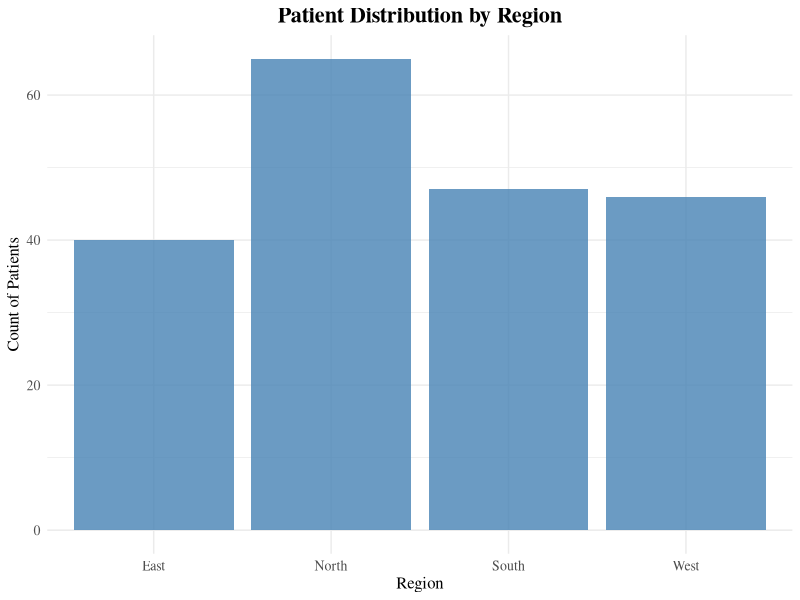
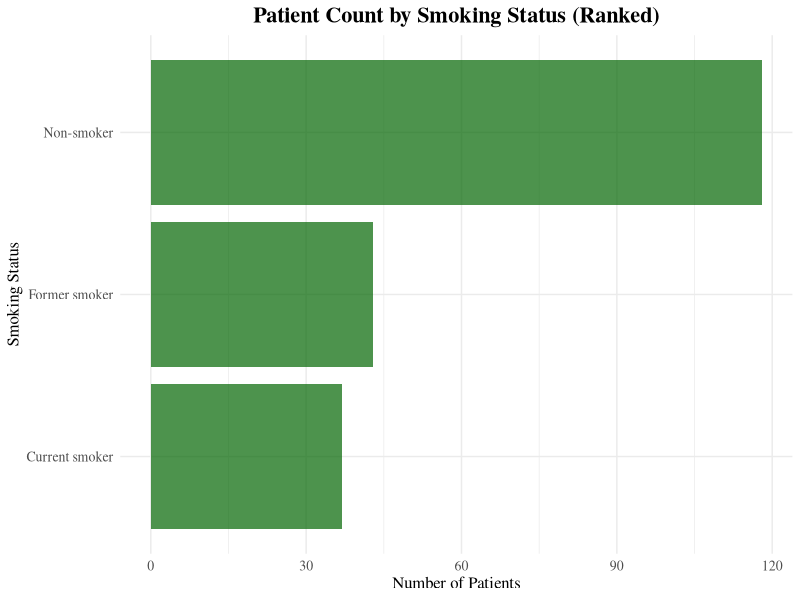
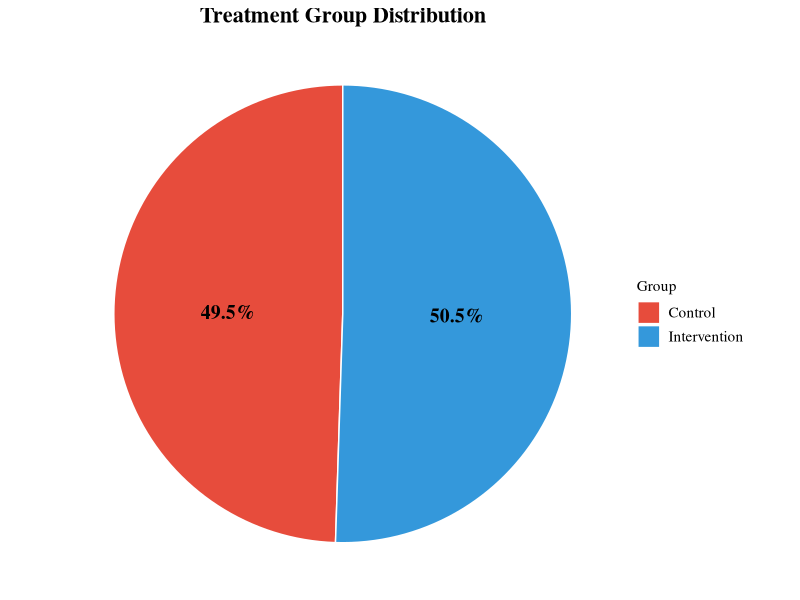
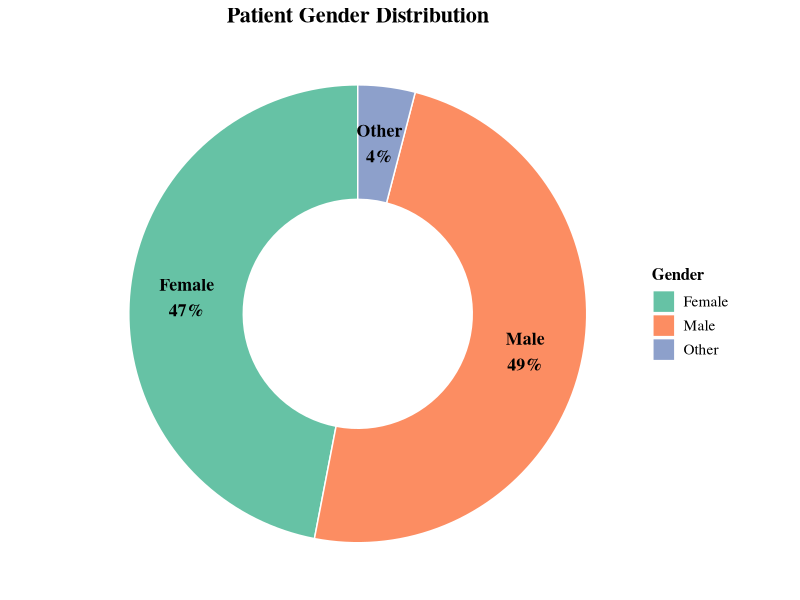
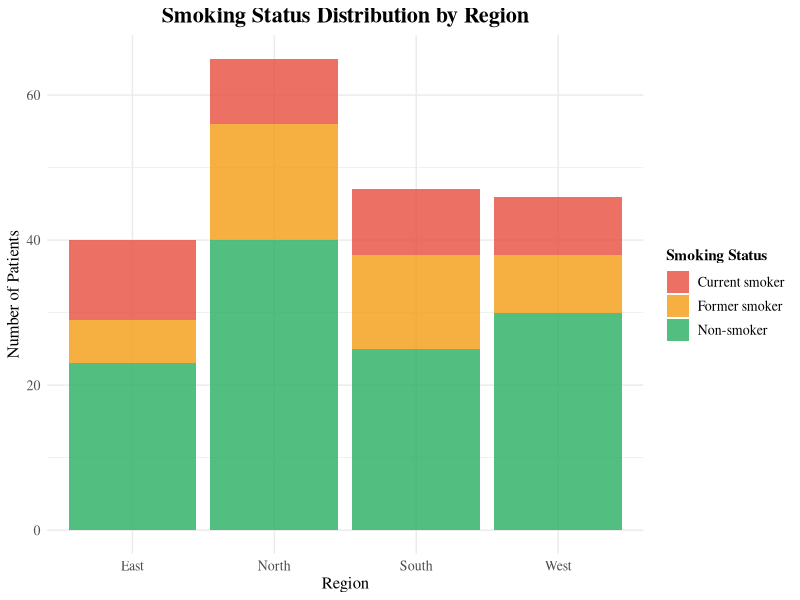

Reproduce these figures in R, in order.
## ---- chunk 1
#| echo: false
#| message: false
#| warning: false

library(ggplot2)
library(dplyr)
library(readxl)

data <- read_excel("../../data/PublicHealth_BP_Dataset.xlsx")
data_clean <- data %>% filter(!is.na(ExerciseFreq))

head(data_clean %>% select(PatientID, TreatmentGroup, Gender, Region, SmokingStatus), 10)
## ---- chunk 2
#| echo: false
#| fig-width: 10
#| fig-height: 6

ggplot(data_clean, aes(x = Region)) +
  geom_bar(fill = "steelblue", alpha = 0.8) +
  labs(title = "Patient Distribution by Region",
       x = "Region", y = "Count of Patients") +
  theme_minimal(base_family = "serif") +
  theme(plot.title = element_text(hjust = 0.5, size = 16, face = "bold"),
        axis.title = element_text(size = 12),
        axis.text = element_text(size = 10))
## ---- chunk 3
#| echo: false
#| fig-width: 10
#| fig-height: 6

smoking_counts <- data_clean %>%
  count(SmokingStatus) %>%
  arrange(n)

ggplot(smoking_counts, aes(x = n, y = reorder(SmokingStatus, n))) +
  geom_col(fill = "darkgreen", alpha = 0.7) +
  labs(title = "Patient Count by Smoking Status (Ranked)",
       x = "Number of Patients", y = "Smoking Status") +
  theme_minimal(base_family = "serif") +
  theme(plot.title = element_text(hjust = 0.5, size = 16, face = "bold"),
        axis.title = element_text(size = 12),
        axis.text = element_text(size = 10))
## ---- chunk 4
#| echo: false
#| fig-width: 8
#| fig-height: 6

treatment_summary <- data_clean %>%
  count(TreatmentGroup) %>%
  mutate(percentage = n / sum(n) * 100)

ggplot(treatment_summary, aes(x = "", y = n, fill = TreatmentGroup)) +
  geom_bar(stat = "identity", width = 1, color = "white") +
  coord_polar("y", start = 0) +
  scale_fill_manual(values = c("Control" = "#E74C3C", "Intervention" = "#3498DB")) +
  geom_text(aes(label = paste0(round(percentage, 1), "%")), 
            position = position_stack(vjust = 0.5),
            family = "serif", size = 5, fontface = "bold") +
  labs(title = "Treatment Group Distribution",
       fill = "Group") +
  theme_void(base_family = "serif") +
  theme(plot.title = element_text(hjust = 0.5, size = 16, face = "bold"),
        legend.text = element_text(size = 11))
## ---- chunk 5
#| echo: false
#| fig-width: 9
#| fig-height: 6

gender_summary <- data_clean %>%
  count(Gender) %>%
  mutate(percentage = n / sum(n) * 100)

ggplot(gender_summary, aes(x = 2, y = n, fill = Gender)) +
  geom_bar(stat = "identity", width = 1, color = "white") +
  coord_polar("y", start = 0) +
  xlim(0.5, 2.5) +
  scale_fill_brewer(palette = "Set2") +
  geom_text(aes(label = paste0(Gender, "\n", round(percentage, 1), "%")),
            position = position_stack(vjust = 0.5),
            family = "serif", size = 4.5, fontface = "bold") +
  labs(title = "Patient Gender Distribution") +
  theme_void(base_family = "serif") +
  theme(plot.title = element_text(hjust = 0.5, size = 16, face = "bold"),
        legend.text = element_text(size = 11),
        legend.title = element_text(size = 12, face = "bold"))
## ---- chunk 6
#| echo: false
#| fig-width: 10
#| fig-height: 6

ggplot(data_clean, aes(x = Region, fill = SmokingStatus)) +
  geom_bar(position = "stack", alpha = 0.8) +
  scale_fill_manual(values = c("Current smoker" = "#E74C3C",
                                "Former smoker" = "#F39C12",
                                "Non-smoker" = "#27AE60"),
                    name = "Smoking Status") +
  labs(title = "Smoking Status Distribution by Region",
       x = "Region",
       y = "Number of Patients") +
  theme_minimal(base_family = "serif") +
  theme(plot.title = element_text(hjust = 0.5, size = 16, face = "bold"),
        axis.title = element_text(size = 12),
        axis.text = element_text(size = 10),
        legend.title = element_text(size = 11, face = "bold"),
        legend.text = element_text(size = 10))
